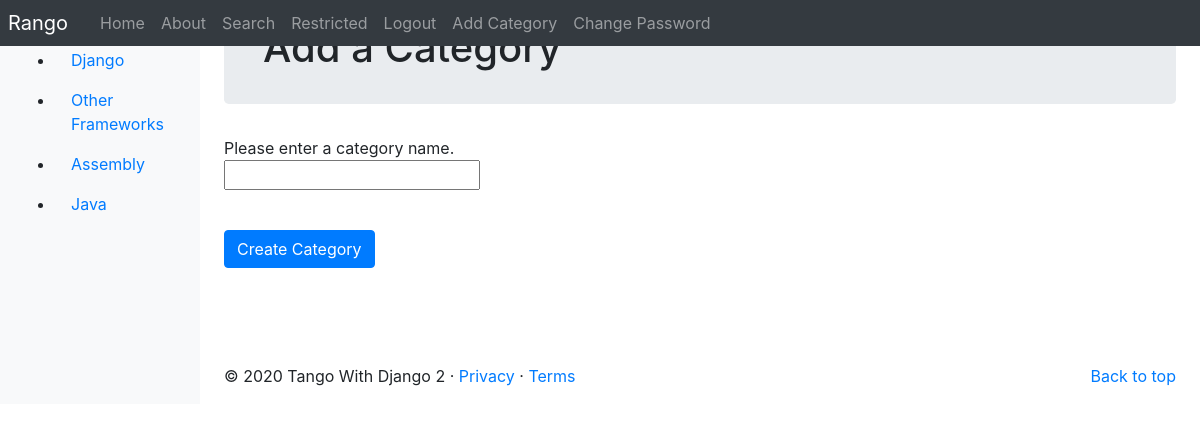
Page /rango/add_category/ (signed in) on the committed database.
### rango/models.py (models this page shows, shortened)
class Category(models.Model):
    NAME_MAX_VALUE = 128
    name = models.CharField(max_length=NAME_MAX_VALUE, unique=True)
    views = models.IntegerField(default=0)
    likes = models.IntegerField(default=0)
    slug = models.SlugField(unique=True)
    class Meta:
        verbose_name_plural = "Categories"

### rango/views.py (the view, shortened to what this page needs)
# urls.py: path('add_category/', views.add_category, name='add_category'),
@login_required()
def add_category(request):
    form = CategoryForm()
    return render(request, 'rango/add_category.html', {'form': form})

### rango/form.py
class CategoryForm(forms.ModelForm):
    name = forms.CharField(max_length=Category.NAME_MAX_VALUE, help_text="Please enter a category name.")
    views = forms.IntegerField(widget=forms.HiddenInput(), initial=0)
    likes = forms.IntegerField(widget=forms.HiddenInput(), initial=0)
    slug = forms.SlugField(widget=forms.HiddenInput(), required=False)
    class Meta:
        model = Category
        fields = ['name', ]

### rango/templatetags/rango_template_tags.py (called while the page is built)
@register.inclusion_tag('rango/categories.html')
def get_category_list(current_category=None):
    return {'categories': Category.objects.all(),
            'current_category': current_category}

### templates/rango/add_category.html (shortened to what this page needs)
{% extends 'rango/base.html' %}
{% load static %}
{% block body_block %}
<div class="jumbotron p-4">
    <div class="container">
        <h1 class="jumbotron-heading">Add a Category</h1>
    </div>
</div>
<div class="container">
    <div class="row">
        <form role="form" id="category_form" method="post" action="{% url 'rango:add_category' %}">
            {% for field in form.visible_fields %}
                {{ field.help_text }}<br />
                {{ field }}<br />
                <div class="p-2"></div>
            {% endfor %}
            <br />
            <button class="btn btn-primary" type="submit" name="submit">Create Category</button>
            <div class="p-5"></div>
        </form>
    </div>
</div>
{% endblock %}

### templates/rango/categories.html (shortened to what this page needs)
<ul>
    {% if categories %}
        {% for c in categories %}
            {% if c == current_category %}
                <li class="nav-item">
                    <a class="nav-link active" href="{% url 'rango:show_category' c.slug %}">
                        <span data-feather="archive"></span> {{ c.name }}
                    </a>
                </li>
            {% else %}
                <li class="nav-item">
                    <a class="nav-link active" href="{% url 'rango:show_category' c.slug %}">
                        {{ c.name }}
                    </a>
                </li>
            {% endif %}
        {% endfor %}
    {% else %}
        <li class="nav-item">There are no categories present.</li>
    {% endif %}
</ul>

### rows in the picture
Category: name "Django"
Category: name "Other Frameworks"
Category: name "Assembly"
Category: name "Java"

### other values in the picture
{{ field.help_text }} "Please enter a category name."
